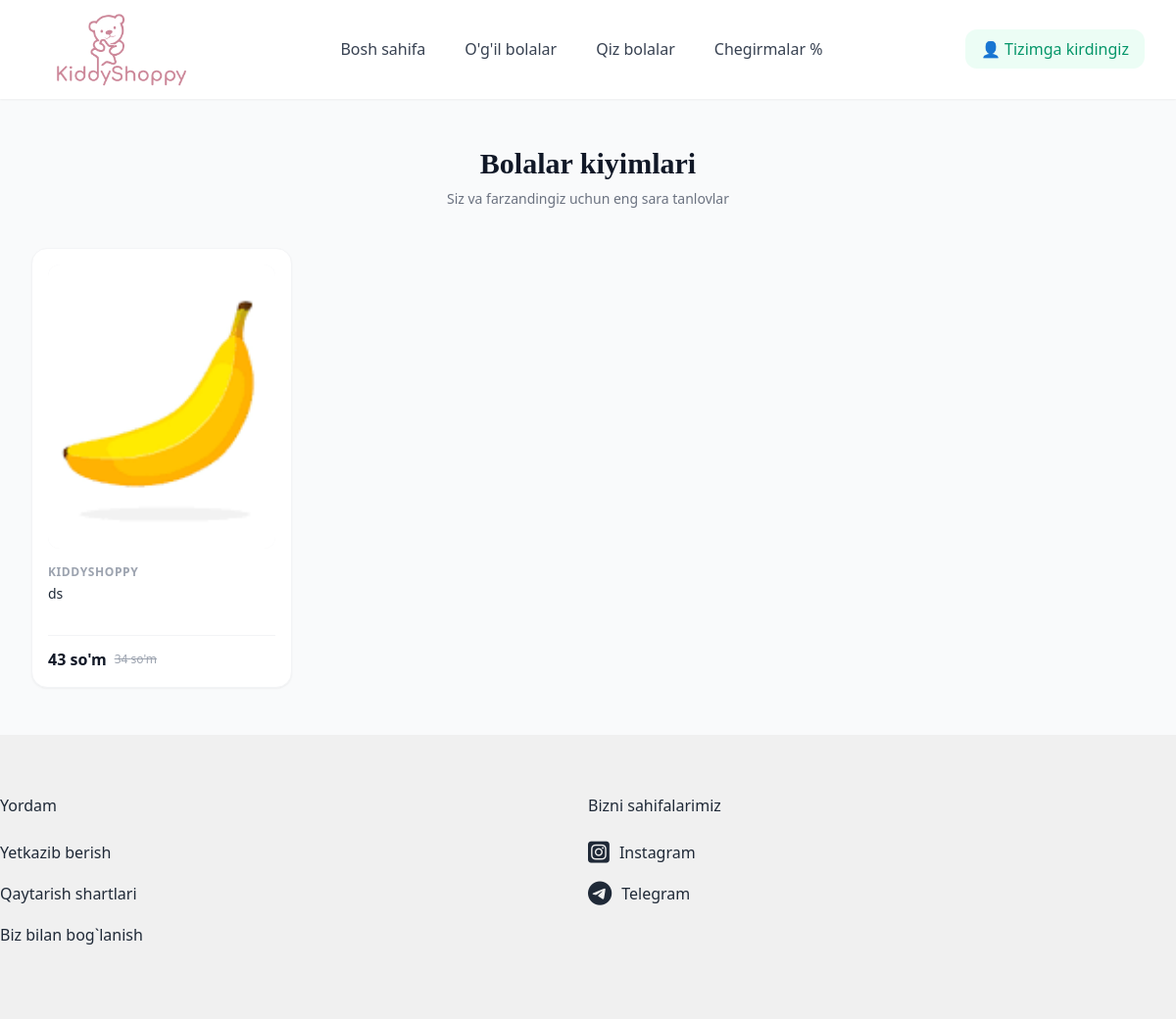
Screenshot of /filter/qiz/ (signed in) with the database file from the repository.
### base/models.py (models this page shows, shortened)
class Main_Kiyim(models.Model):
    YOSH_CHOICES = [
        ('1', '1 oylik'),
        ('2', '2 oylik'),
        ('3', '3 oylik'),
        ('4', '4 oylik'),
        ('5', '5 oylik'),
        ('6', '6 oylik'),
        ('7', '7 oylik'),
        ('8', '8 oylik'),
        ('9', '9 oylik'),
        ('9', '9 oylik'),
        ('10', '10 oylik'),             # ✅ Qo‘shildi
        ('11', '11 oylik'),             # ✅ Qo‘shildi
        ('12', '12 oylik'),             # ✅ Qo‘shildi
        ('13', '1 yosh'),               # ✅
        ('14', '2 yosh'),               # ✅
        ('15', '3 yosh'),
        ('16', '4 yosh'),
    ]
    yoshi = models.CharField(
        max_length=2,
        choices=YOSH_CHOICES,
        blank=True,
        null=True,
        verbose_name="Bolalar yoshi"
    )
    GENDER_CHOICES = [
        ('qiz', 'Qiz bola'),
        ('ogil', 'O‘g‘il bola'),
    ]
    jinsi = models.CharField(
        max_length=5,
        choices=GENDER_CHOICES,
        default='qiz',
        verbose_name="Jinsi",
        help_text="Qiz bola yoki o‘g‘il bola uchun"
    )
    BALAND_CHOICES = [
    ('40', '40 sm'),
    ('45', '45 sm'),
    ('50', '50 sm'),
    ('55', '55 sm'),
    ('60', '60 sm'),
    ('65', '65 sm'),
    ('70', '70 sm'),
]
    KG_CHOICES = [
    ('2', '2 kg'),
    ('2.5', '2.5 kg'),
    ('3', '3 kg'),
    ('3.5', '3.5 kg'),
    ('4', '4 kg'),
    ('4.5', '4.5 kg'),
    ('5', '5 kg'),
    ]
    pre_balandligi = models.CharField("PRE balandligi", max_length=50,     choices=BALAND_CHOICES, blank=True, null=True)
    pre_kilogrami = models.CharField("PRE kilogrami", max_length=50, choices=KG_CHOICES,    blank=True, null=True)
    nb_balandligi = models.CharField("NB balandligi", max_length=50, choices=BALAND_CHOICES,    blank=True, null=True)
    nb_kilogrami = models.CharField("NB kilogrami", max_length=50, choices=KG_CHOICES,  blank=True, null=True)
    m3_balandligi = models.CharField("3M balandligi", max_length=50, choices=BALAND_CHOICES,    blank=True, null=True)
    m3_kilogrami = models.CharField("3M kilogrami", max_length=50, choices=KG_CHOICES,  blank=True, null=True)
    m6_balandligi = models.CharField("6M balandligi", max_length=50, choices=BALAND_CHOICES,    blank=True, null=True)
    m6_kilogrami = models.CharField("6M kilogrami", max_length=50, choices=KG_CHOICES,  blank=True, null=True)
    m9_balandligi = models.CharField("9M balandligi", max_length=50, choices=BALAND_CHOICES,    blank=True, null=True)
    m9_kilogrami = models.CharField("9M kilogrami", max_length=50, choices=KG_CHOICES,  blank=True, null=True)
    main_img = models.ImageField(upload_to='kiyimlar/', blank=True, null=True)
    birinchi_img = models.ImageField(upload_to='kiyimlar/', blank=True, null=True)
    ikkinchi_img = models.ImageField(upload_to='kiyimlar/', blank=True, null=True)
    uchinchi_img = models.ImageField(upload_to='kiyimlar/', blank=True, null=True)
    tortinchi_img = models.ImageField(upload_to='kiyimlar/', blank=True, null=True)
    beshinchi_img = models.ImageField(upload_to='kiyimlar/', blank=True, null=True)
    oltinchi_img = models.ImageField(upload_to='kiyimlar/', blank=True, null=True)
    tavsifi = models.CharField(max_length=100)
    narhi = models.PositiveIntegerField()
    skidkasi = models.PositiveIntegerField(
    blank=True,
    null=True,
    verbose_name="Chegirma (%)",
    help_text="Chegirma foizi, agar yo'q bo‘lsa bo‘sh qoldiring"
    )
    kiyim_haqida = models.TextField(null=True, blank=True)
    birinchi_xususiyati = models.CharField(max_length=50, null=True, blank=True)
    ikkinchi_xususiyati = models.CharField(max_length=50, null=True, blank=True)
    uchunchi_xususiyati = models.CharField(max_length=50, null=True, blank=True)
    tortinchi_xususiyati = models.CharField(max_length=50, null=True, blank=True)
    beshinchi_xususiyati = models.CharField(max_length=50, null=True, blank=True)
    oltinchi_xususiyati = models.CharField(max_length=50, null=True, blank=True)
    class Meta:
        verbose_name = "Asosiy kiyim"
        verbose_name_plural = "Asosiy kiyimlar"
        ordering = ['-id']
    @property
    def chegirma_foizi(self):
        if self.narhi and self.skidkasi and self.skidkasi > self.narhi:
            return round(((self.skidkasi - self.narhi) / self.skidkasi) * 100)
        return 0

### base/views.py (the view)
# urls.py: path('filter/<str:jinsi>/', kiyimlar_view, name='jins_filter'),
def kiyimlar_view(request, jinsi=None):
    if jinsi in ['qiz', 'ogil']:
        kiyimlar = Main_Kiyim.objects.filter(jinsi=jinsi)
    else:
        kiyimlar = Main_Kiyim.objects.all()
    return render(request, 'kiyimlar.html', {
        'kiyimlar': kiyimlar,
        'tanlangan_jins': jinsi
    })

### base/templates/kiyimlar.html (shortened to what this page needs)
{% extends 'base.html' %}
{% load static %}
{% block content %}
<section class="max-w-7xl mx-auto px-4 sm:px-6 lg:px-8 py-12">
    <div class="text-center mb-10">
        <h2 class="text-3xl font-bold font-['League_Spartan'] text-gray-900">Bolalar kiyimlari</h2>
        <p class="text-gray-500 text-sm mt-2">Siz va farzandingiz uchun eng sara tanlovlar</p>
    </div>
    <div class="grid grid-cols-1 sm:grid-cols-2 md:grid-cols-3 lg:grid-cols-4 gap-6">
        {% for kiyim in kiyimlar %}
        <div class="bg-white rounded-2xl p-4 shadow-sm hover:shadow-xl transition-all duration-300 border border-gray-100 group flex flex-col justify-between">
            <a href="{% url 'detail' kiyim.id %}" class="block">
                <div class="relative overflow-hidden rounded-xl aspect-[4/5] bg-gray-100 mb-4">
                    <img src="{{ kiyim.main_img.url }}" alt="baby-clothes" class="w-full h-full object-cover object-center group-hover:scale-105 transition-transform duration-500" loading="lazy">
                </div>
                <h4 class="text-xs font-semibold text-gray-400 uppercase tracking-wider mb-1">KiddyShoppy</h4>
                <h3 class="text-sm font-medium text-gray-800 line-clamp-2 min-h-[40px] group-hover:text-brand-600 transition-colors mb-3">
                    {{ kiyim.tavsifi }}
                </h3>
            </a>
            <div class="flex items-center justify-between pt-3 border-t border-gray-100 mt-auto">
                <div class="flex items-center gap-2">
                    <span class="text-base font-bold text-gray-900">{{ kiyim.narhi }} so'm</span>
                    {% if kiyim.skidkasi %}
                    <span class="text-xs text-gray-400 line-through">{{ kiyim.skidkasi }} so'm</span>
                    {% endif %}
                </div>
            </div>
        </div>
        {% endfor %}
    </div>
</section>
{% endblock %}

### rows the page displays
Main_Kiyim: main_img (picture), tavsifi "ds", narhi "43", skidkasi "34"
